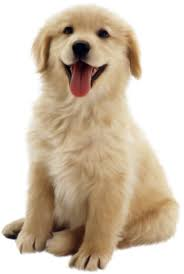
#> input picture dog1.jpg, 184 x 274 px
$ jupyter execute day13.ipynb   (shell and % lines are left out)
#> lines starting #> are read from the running program, lines starting #| are printed output that depends on the picture; after the words box and inside, x2 and y2 are one past the last pixel; in counts of white or black regions, pixels touching at a corner belong together
[cell 1]
import cv2

[cell 2]
img=cv2.imread('dog1.jpg')
#> img is the input picture: shape (274, 184, 3); mean B, G, R 175.6, 194.5, 209.7
img2=cv2.imread('dog2.png')
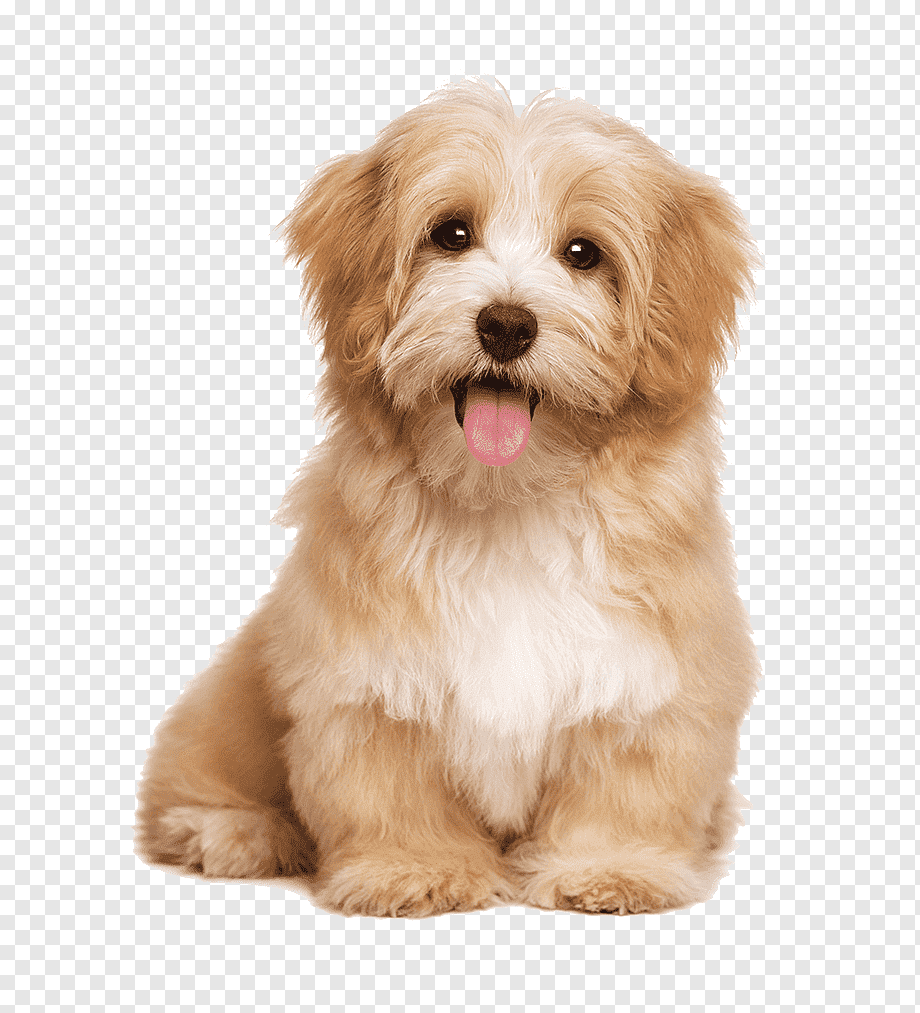
#> input picture dog2.png, 920 x 1013 px
#> img2 is the input picture: shape (1013, 920, 3); mean B, G, R 197.8, 210.3, 225.3
img2=img2[0:274,0:184,:]
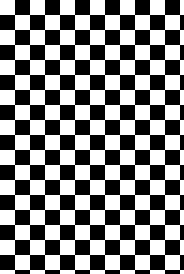
#> img2: shape (274, 184, 3); values 230 (black) and 255 (white), 50% white; 1 black region, box (x1, y1, x2, y2) and area: (0, 0, 184, 274) 25200

[cell 3]
img.shape,img2.shape
#> Out = ((274, 184, 3), (274, 184, 3))

[cell 4]
def imshow(im):
    cv2.imshow('Preview',im)
    cv2.waitKey(0)
    cv2.destroyAllWindows()

[cell 5]
imshow(img)

[cell 6]
imshow(img2)

[cell 7]
added=cv2.add(img,img2)
imshow(added)

[cell 8]
adjusted=cv2.convertScaleAbs(added,alpha=5,beta=5)
#> adjusted: shape (274, 184, 3); every value is 255
